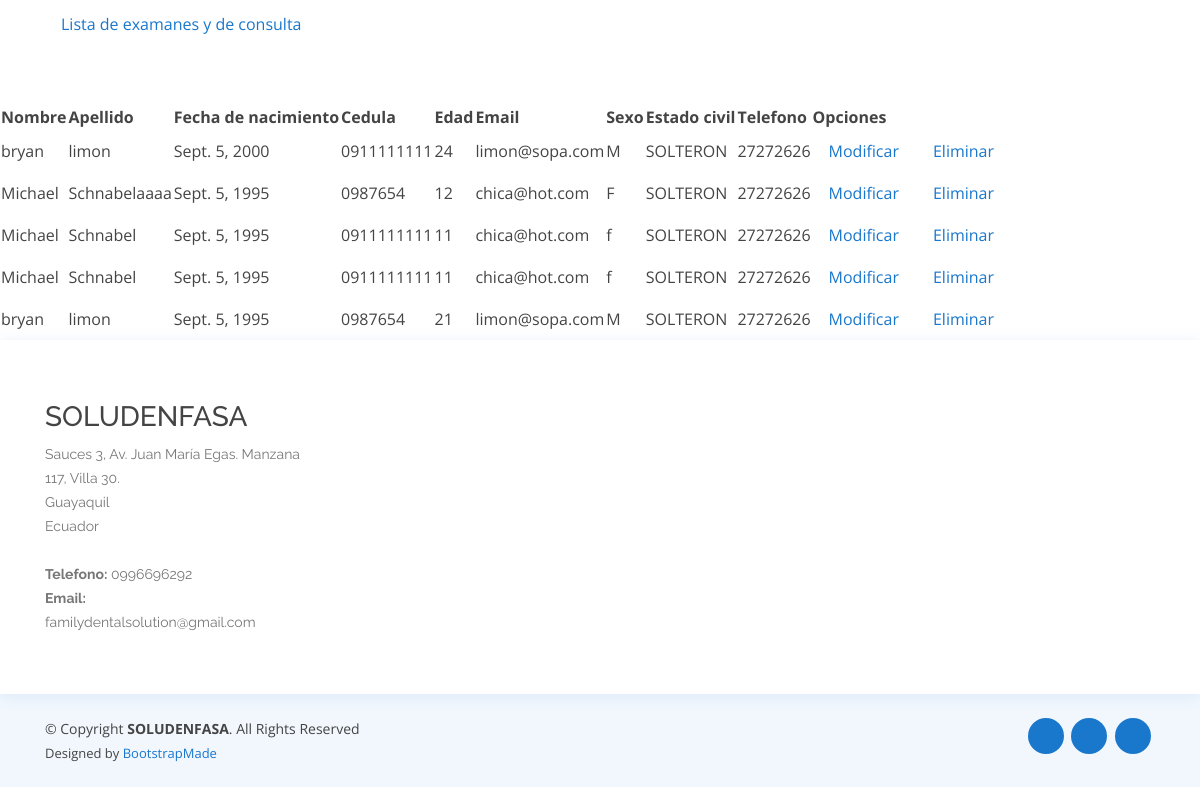
The page /medicos/paciente/ (lower part) on the database as committed earlier.
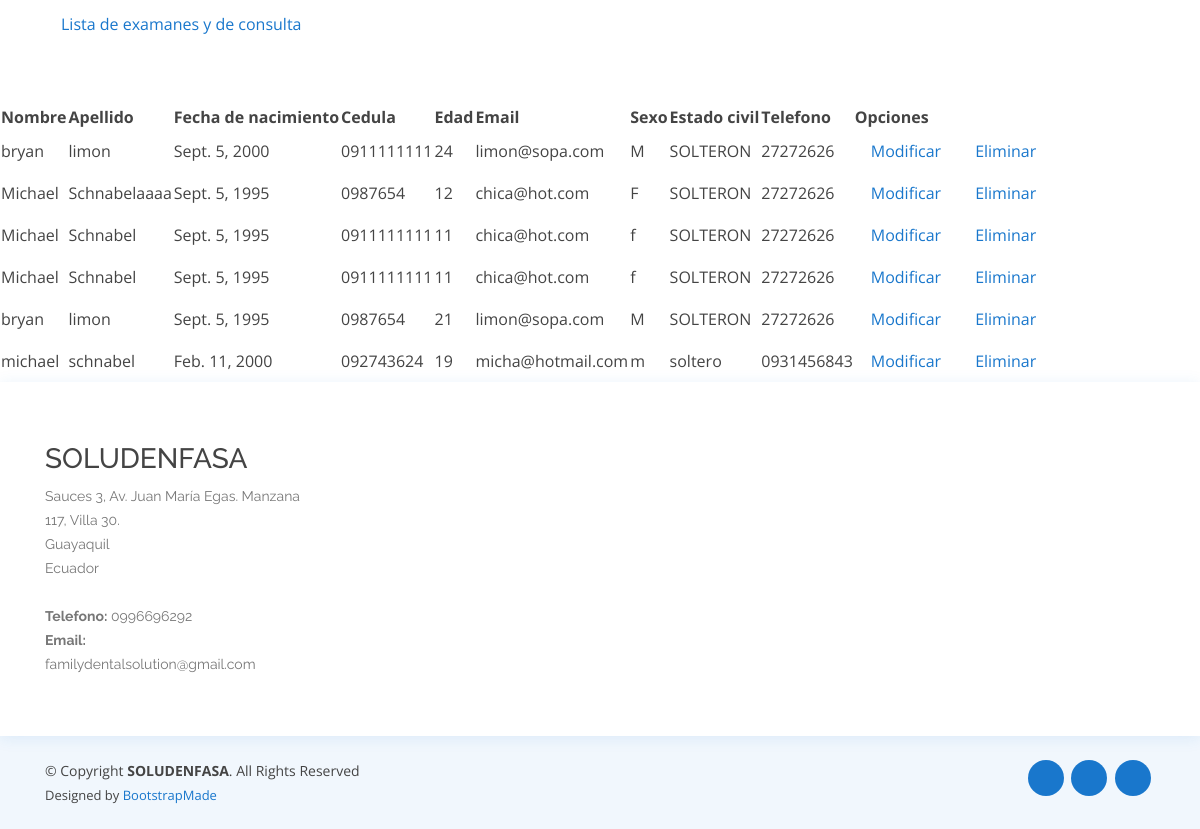
The same page on the database as committed later.
### medicos/models.py (models this page shows, shortened)
class Paciente(models.Model):
    nombre = models.CharField(blank=False, max_length=200)
    apellido = models.CharField(max_length=200)
    fecha_nacimiento = models.DateField()
    cedula = models.CharField(max_length=13)
    edad = models.IntegerField()
    email = models.EmailField()
    sexo = models.CharField(max_length=1)
    estado_civil = models.CharField(max_length=20)
    telefono = models.CharField(max_length=10)
    created = models.DateTimeField(auto_now_add=True)
    updated = models.DateTimeField(auto_now=True)
    class Meta:
        db_table = "tr_paciente"
        verbose_name = "paciente"
        verbose_name_plural = "pacientes"

### medicos/views.py (the view)
# urls.py: path('paciente/', views.consultarpaciente, name="paciente"),
def consultarpaciente(request, plantilla="consultarpaciente.html"):
    paciente = Paciente.objects.all()
    data = {
        'paciente':paciente
    }
    return render(request, plantilla, data)

### medicos/templates/consultarpaciente.html
{% extends "crearpaciente.html" %}
{% load static %}
{% block content %}
    <table>
        <tr>
            <th>Nombre</th>
            <th>Apellido</th>
            <th>Fecha de nacimiento</th>
            <th>Cedula</th>
            <th>Edad</th>
            <th>Email</th>
            <th>Sexo</th>
            <th>Estado civil</th>
            <th>Telefono</th>
            <th>Opciones</th>
        </tr>
        {% for p in paciente %}
        <tr>
            <td>{{ p.nombre }}</td>
            <td>{{ p.apellido }}</td>
            <td>{{ p.fecha_nacimiento}}</td>
            <td>{{ p.cedula }}</td>
            <td>{{ p.edad }}</td>
            <td>{{ p.email }}</td>
            <td>{{ p.sexo }}</td>
            <td>{{ p.estado_civil }}</td>
            <td>{{ p.telefono }}</td>
            <td><a class="nav-link" href="{% url 'modificarpaciente' p.id %}">Modificar</a></td>
            <td><a class="nav-link" href="{% url 'eliminarpaciente' p.id %}">Eliminar</a></td>
        </tr>
         {% endfor %}
    </table>
  {% endblock %}

Rows that differ between the two databases and show on the page:
added Paciente: nombre "michael", apellido "schnabel", fecha_nacimiento "Feb. 11, 2000", cedula "092743624", edad "19", email "micha@hotmail.com", sexo "m", estado_civil "soltero", telefono "0931456843"
